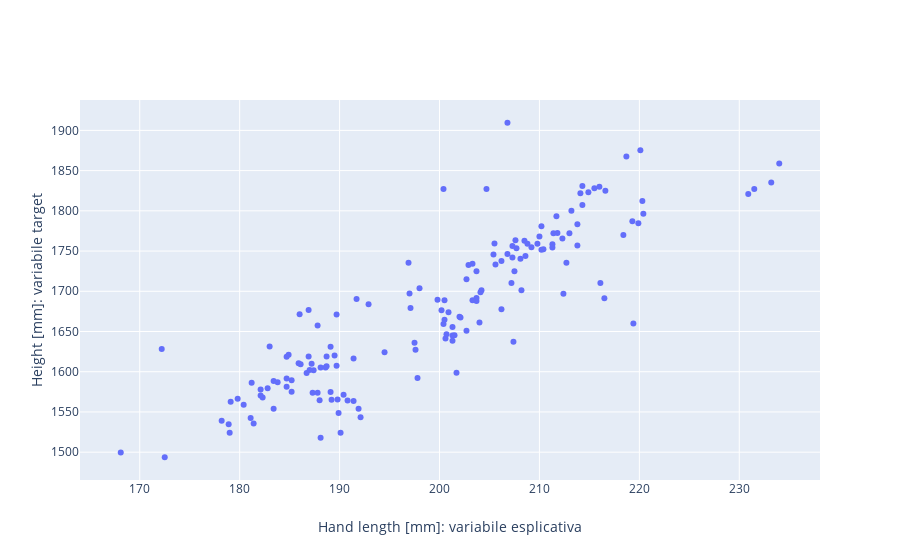

This figure's notebook cell:
### Code cell
# Disegnamo lo scatter plot
data = [
    go.Scatter(x=x, y=y, mode="markers", name="data"),
]
layout = go.Layout(
    xaxis = dict(title="Hand length [mm]: variabile esplicativa"),
    yaxis = dict(title="Height [mm]: variabile target")
)
fig = go.Figure(data, layout)
py.iplot(fig)

### Figure 1 — Plotly figure (JSON) as saved in the notebook; plotly's stock layout.template omitted (floating-point values rounded to 4 significant figures; data arrays with more than 128 entries replaced by an {"elided": "..."} marker saying what was removed)
{"data": [{"mode": "markers", "name": "data", "type": "scatter", "x": {"elided": "155 float values"}, "y": {"elided": "155 float values"}}], "layout": {"xaxis": {"title": {"text": "Hand length [mm]: variabile esplicativa"}}, "yaxis": {"title": {"text": "Height [mm]: variabile target"}}}}
